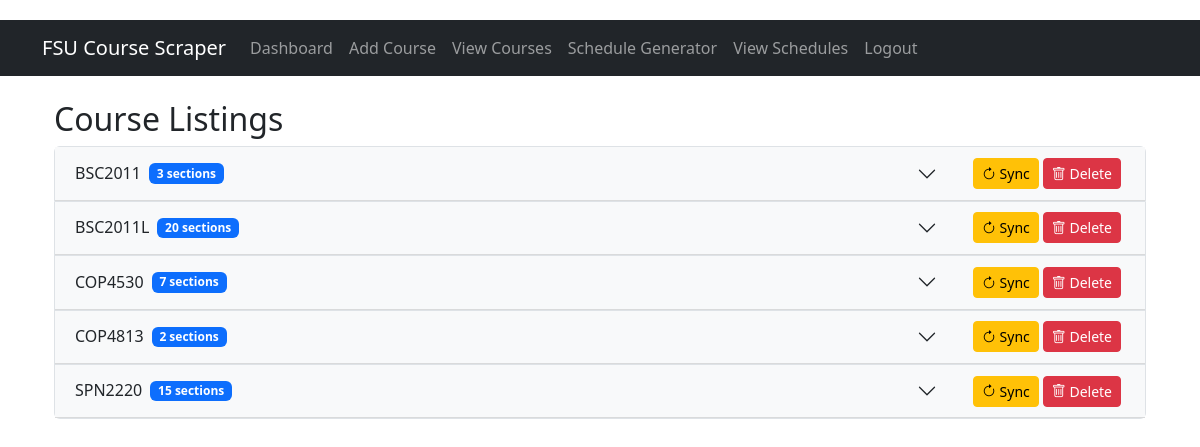
/view_courses (signed in), run on an earlier commit of the app's database.
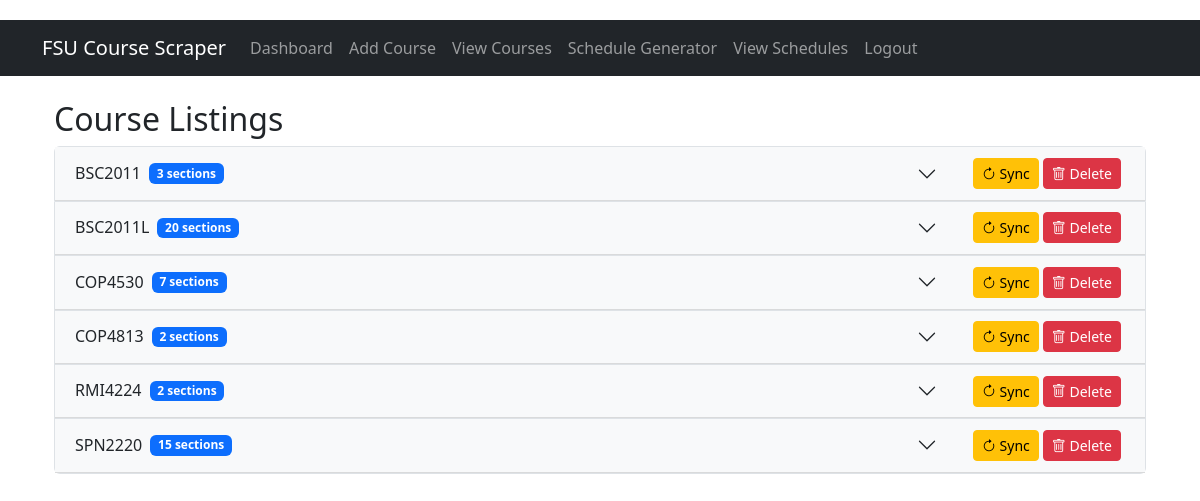
And on a later commit of the database.
### tables this page shows
CREATE TABLE courses (
                id INTEGER PRIMARY KEY AUTOINCREMENT,
                courseCode TEXT,
                section TEXT,
                seatsCapacity INTEGER,
                seatsAvailable INTEGER,
                days TEXT,
                startTime TEXT,
                endTime TEXT,
                location TEXT,
                year TEXT DEFAULT '2024',
                term TEXT DEFAULT 'Spring',
                UNIQUE(courseCode, section)
            );

### app.py (the view)
@app.route('/view_courses')
def view_courses():
    if 'username' not in session:
        return redirect(url_for('index'))
    conn = get_db_connection()
    cursor = conn.cursor()
    cursor.execute("""
        SELECT c.*, GROUP_CONCAT(i.instructorName) as instructors,
               CASE WHEN mc.id IS NOT NULL THEN 1 ELSE 0 END as is_monitored
        FROM courses c
        LEFT JOIN course_instructors ci ON c.id = ci.course_id
        LEFT JOIN instructors i ON ci.instructor_id = i.id
        LEFT JOIN monitored_courses mc ON c.courseCode = mc.courseCode
            AND c.section = mc.section AND mc.username = ?
        GROUP BY c.id
        ORDER BY c.courseCode
    """, (session['username'],))
    courses = cursor.fetchall()
    conn.close()
    grouped_courses = {}
    for course in courses:
        code = course['courseCode']
        if code not in grouped_courses:
            grouped_courses[code] = []
        grouped_courses[code].append(dict(course))
    return render_template('view_courses.html', grouped_courses=grouped_courses)

### app.py (called while the page is built)
def get_db_connection():
    conn = sqlite3.connect('fsu_courses.db')
    conn.row_factory = sqlite3.Row
    return conn

### templates/view_courses.html (shortened to what this page needs)
{% extends "base.html" %}
{% block content %}
<div class="container mt-4">
    <h2>Course Listings</h2>
    <div class="accordion" id="courseAccordion">
        {% for course_code, sections in grouped_courses.items() %}
        <div class="accordion-item">
            <h2 class="accordion-header d-flex">
                <button class="accordion-button collapsed flex-grow-1" type="button" data-bs-toggle="collapse"
                         data-bs-target="#collapse{{ loop.index }}" aria-expanded="false">
                    {{ course_code }}
                    <span class="badge bg-primary ms-2">{{ sections|length }} sections</span>
                </button>
                <div class="d-flex align-items-center me-2">
                    <button class="btn btn-sm btn-warning me-1"
                            onclick="syncCourse('{{ course_code }}', {{ sections[0].year }}, '{{ sections[0].term }}')">
                        <i class="bi bi-arrow-clockwise"></i> Sync
                    </button>
                    <button class="btn btn-sm btn-danger"
                            onclick="deleteCourse('{{ course_code }}')">
                        <i class="bi bi-trash"></i> Delete
                    </button>
                </div>
            </h2>
        </div>
        {% endfor %}
    </div>
</div>
{% endblock %}

### templates/base.html (shortened to what this page needs)
<!DOCTYPE html>
<html lang="en">
<head>
    <link href="https://cdn.jsdelivr.net/npm/bootstrap@5.3.2/dist/css/bootstrap.min.css" rel="stylesheet">
    <link rel="stylesheet" href="https://cdn.jsdelivr.net/npm/bootstrap-icons@1.10.0/font/bootstrap-icons.css">
</head>
<body>
    <nav class="navbar navbar-expand-lg navbar-dark bg-dark">
        <div class="container">
            <a class="navbar-brand" href="{{ url_for('index') }}">FSU Course Scraper</a>
            <div class="collapse navbar-collapse" id="navbarNav">
                <ul class="navbar-nav">
                    {% if session.username %}
                    <li class="nav-item">
                        <a class="nav-link" href="{{ url_for('dashboard') }}">Dashboard</a>
                    </li>
                    <li class="nav-item">
                        <a class="nav-link" href="{{ url_for('add_course') }}">Add Course</a>
                    </li>
                    <li class="nav-item">
                        <a class="nav-link" href="{{ url_for('view_courses') }}">View Courses</a>
                    </li>
                    <li class="nav-item">
                        <a class="nav-link" href="{{ url_for('schedule_generator') }}">Schedule Generator</a>
                    </li>
                    <li class="nav-item">
                        <a class="nav-link" href="{{ url_for('saved_schedules') }}">View Schedules</a>
                    </li>
                    <li class="nav-item">
                        <a class="nav-link" href="{{ url_for('logout') }}">Logout</a>
                    </li>
                    {% endif %}
                </ul>
            </div>
        </div>
    </nav>
    <div class="container">
        {% block content %}{% endblock %}
    </div>
</body>
</html>

### templates/base.html (style rules this page uses)
body { padding-top: 20px; }
.navbar { margin-bottom: 20px; }

### templates/view_courses.html (style rules this page uses)
.accordion-button { position: relative; }
.accordion-header.d-flex { background-color: #f8f9fa; border-bottom: 1px solid rgba(0, 0, 0, 0.125); }
.accordion-header.d-flex .accordion-button { width: auto; border: none; background-color: transparent; }
.accordion-header.d-flex .accordion-button::after { margin-right: 0; }
.accordion-header .d-flex.align-items-center { padding: 0.5rem 1rem; }
.accordion-button.collapsed + .d-flex .btn, .accordion-button:not(.collapsed) + .d-flex .btn { z-index: 2; }

What changed in the data, as far as the page shows it:
added courses: courseCode "RMI4224", sections "2"
